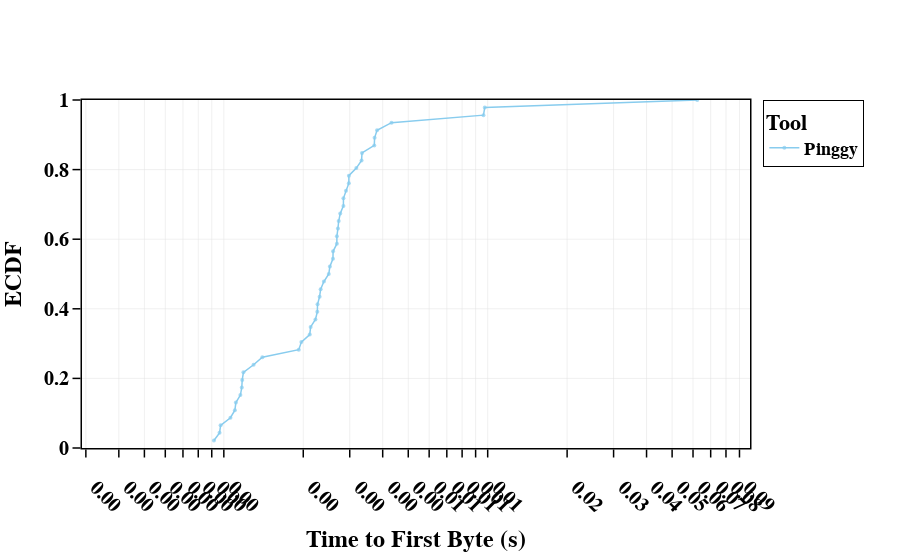
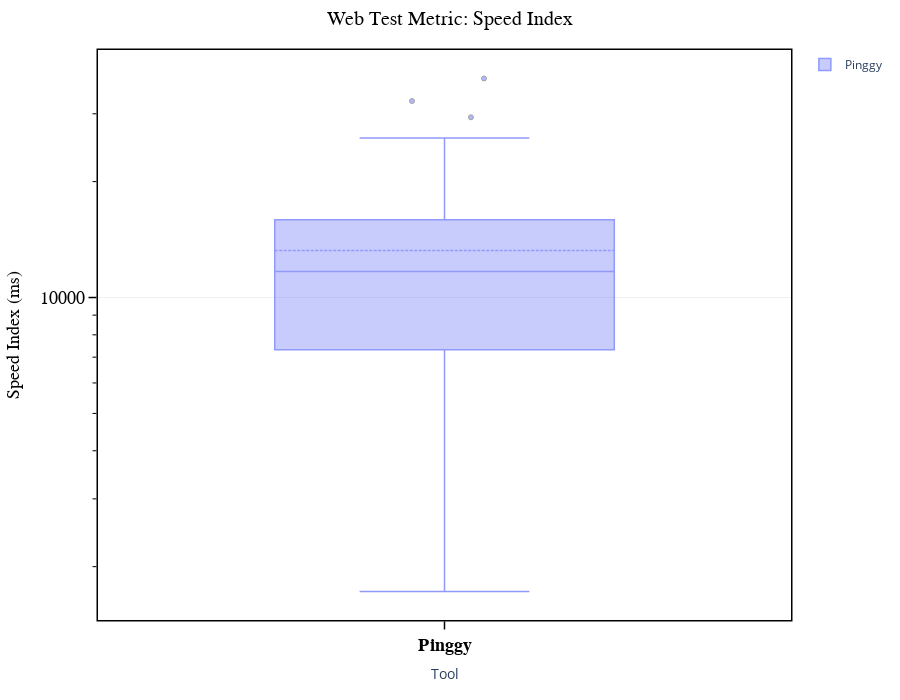
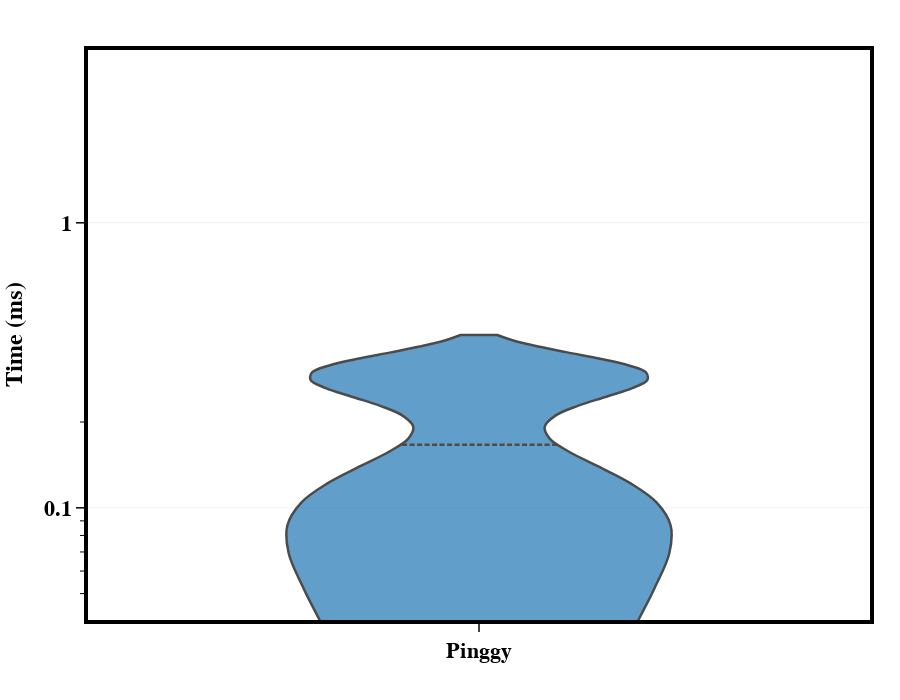
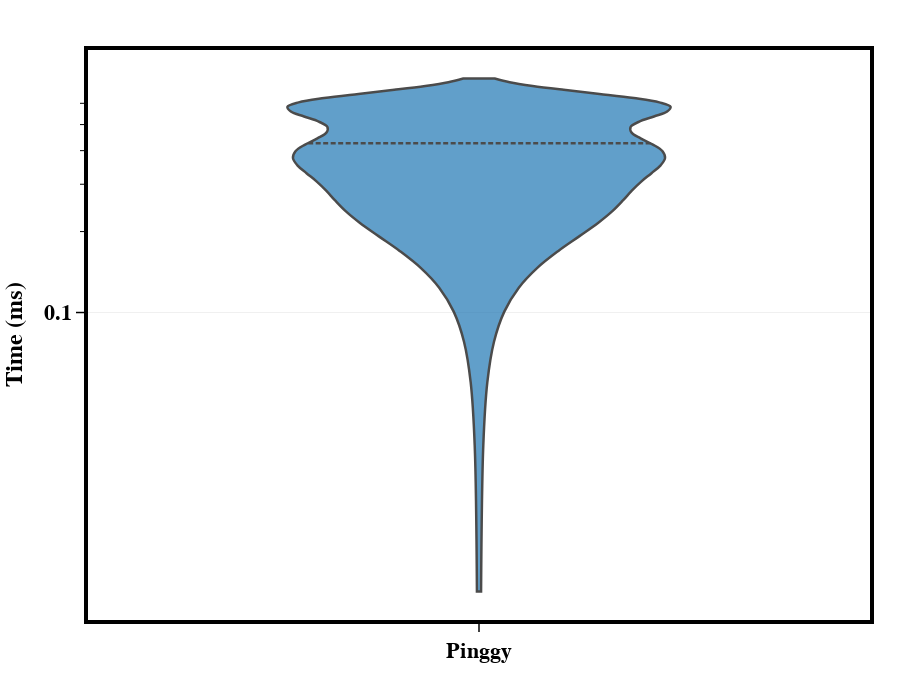

The code cell stored with these charts, in order, in its notebook:
### Markdown cell above
# Plotting Graphs

### Code cell
# Load Data with enhanced handler
folder_path = "analyse_these"
data_by_tool = load_json_files(folder_path)

# Process data if valid JSON was loaded
if data_by_tool:
    success_df, failure_df, web_df = extract_metrics(data_by_tool)
    
    # Generate Web Test Graphs
    if not web_df.empty:
        plot_ttfb_cdf(web_df)
        plot_speed_index(web_df)
        plot_web_test_metrics(web_df)  # Shows FCP/LCP
        plot_curl_playwright_with_connected_medians(web_df)
    else:
        print("No web test data found.")
else:
    print("No valid JSON data found in folder.")

### Figure 1 — Plotly figure (JSON) as saved in the notebook; plotly's stock layout.template omitted (floating-point values rounded to 4 significant figures)
{"data": [{"line": {"color": "rgb(136, 204, 238)", "width": 1.5}, "marker": {"opacity": 0.7, "size": 4}, "mode": "lines+markers", "name": "Pinggy", "showlegend": true, "type": "scatter", "x": [0.0009172, 0.0009631, 0.0009722, 0.001059, 0.001101, 0.001111, 0.001156, 0.00117, 0.001174, 0.001186, 0.001296, 0.0014, 0.001923, 0.001967, 0.002116, 0.002133, 0.002224, 0.002261, 0.002265, 0.002306, 0.002328, 0.002394, 0.002499, 0.002523, 0.002592, 0.002595, 0.002681, 0.002682, 0.002706, 0.002724, 0.002762, 0.002839, 0.00284, 0.002904, 0.002977, 0.002978, 0.003179, 0.003326, 0.00334, 0.003718, 0.003727, 0.003808, 0.00432, 0.009637, 0.009748, 0.06225], "y": [0.02174, 0.04348, 0.06522, 0.08696, 0.1087, 0.1304, 0.1522, 0.1739, 0.1957, 0.2174, 0.2391, 0.2609, 0.2826, 0.3043, 0.3261, 0.3478, 0.3696, 0.3913, 0.413, 0.4348, 0.4565, 0.4783, 0.5, 0.5217, 0.5435, 0.5652, 0.587, 0.6087, 0.6304, 0.6522, 0.6739, 0.6957, 0.7174, 0.7391, 0.7609, 0.7826, 0.8043, 0.8261, 0.8478, 0.8696, 0.8913, 0.913, 0.9348, 0.9565, 0.9783, 1]}], "layout": {"font": {"color": "black", "family": "Arial", "size": 20, "weight": "bold"}, "legend": {"bgcolor": "rgba(255, 255, 255, 0.5)", "bordercolor": "black", "borderwidth": 1, "font": {"color": "black", "family": "Arial", "size": 18, "weight": "bold"}, "title": {"text": "Tool"}, "x": 1.02, "xanchor": "left", "y": 1, "yanchor": "top"}, "margin": {"r": 150}, "paper_bgcolor": "white", "plot_bgcolor": "white", "showlegend": true, "title": {"font": {"color": "black", "family": "Arial", "size": 23, "weight": "bold"}, "text": ""}, "xaxis": {"gridcolor": "#E0E0E0", "gridwidth": 0.5, "linecolor": "black", "linewidth": 1.5, "mirror": true, "range": [-3.538, -1.006], "showgrid": true, "showline": true, "tickangle": 45, "tickcolor": "black", "tickfont": {"color": "black", "family": "Arial", "size": 20, "weight": "bold"}, "tickformat": ".2f", "ticklen": 8, "ticks": "outside", "tickwidth": 1.5, "title": {"text": "Time to First Byte (s)"}, "type": "log", "zeroline": false}, "yaxis": {"gridcolor": "#E0E0E0", "gridwidth": 0.5, "linecolor": "black", "linewidth": 1.5, "mirror": true, "range": [0, 1], "showgrid": true, "showline": true, "tickcolor": "black", "tickfont": {"color": "black", "family": "Arial", "size": 20, "weight": "bold"}, "ticklen": 8, "tickmode": "array", "ticks": "outside", "tickvals": [0, 0.2, 0.4, 0.6, 0.8, 1], "tickwidth": 1.5, "title": {"text": "ECDF"}}}}

### Figure 2 — Plotly figure (JSON) as saved in the notebook; plotly's stock layout.template omitted (floating-point values rounded to 4 significant figures)
{"data": [{"boxmean": true, "boxpoints": "outliers", "jitter": 0.3, "line": {"width": 1.5}, "marker": {"line": {"width": 1}, "opacity": 0.7, "size": 5}, "name": "Pinggy", "opacity": 0.7, "showlegend": true, "type": "box", "whiskerwidth": 0.5, "y": [15220.0, 5840.0, 6395.0, 12380.0, 8491.0, 15070.0, 7639.0, 10860.0, 15540.0, 8868.0, 10960.0, 7213.0, 4360.0, 3246.0, 23720.0, 4343.0, 15770.0, 10280.0, 20080.0, 19610.0, 12260.0, 15830.0, 13590.0, 32390.0, 16240.0, 16010.0, 15660.0, 11540.0, 6801.0, 29380.0, 37050.0, 12100.0, 7644.0, 3879.0, 11680.0, 1724.0, 15950.0, 25850.0, 7044.0, 4195.0, 9985.0, 10680.0, 25950.0]}], "layout": {"height": 700, "margin": {"b": 80, "l": 80, "r": 30, "t": 50}, "paper_bgcolor": "white", "plot_bgcolor": "white", "showlegend": true, "title": {"font": {"color": "black", "family": "Arial", "size": 20}, "text": "Web Test Metric: Speed Index", "x": 0.5}, "width": 900, "xaxis": {"categoryorder": "trace", "linecolor": "black", "linewidth": 1.5, "mirror": true, "showgrid": false, "showline": true, "tickcolor": "black", "tickfont": {"color": "black", "family": "Arial", "size": 18, "weight": "bold"}, "ticklen": 8, "ticks": "outside", "tickwidth": 1.5, "title": {"text": "Tool"}, "zeroline": false}, "yaxis": {"exponentformat": "e", "gridcolor": "#E0E0E0", "gridwidth": 0.5, "linecolor": "black", "linewidth": 1.5, "minor": {"showgrid": false, "tickcolor": "black", "ticklen": 4, "tickvals": [2000, 3000, 4000, 5000, 6000, 7000, 8000, 9000, 20000, 30000], "tickwidth": 1}, "mirror": true, "showgrid": true, "showline": true, "tickcolor": "black", "tickfont": {"color": "black", "family": "Arial", "size": 18}, "ticklen": 8, "ticks": "outside", "ticktext": ["1000", "10000", "100000"], "tickvals": [1000, 10000, 100000], "tickwidth": 1.5, "title": {"font": {"color": "black", "family": "Arial", "size": 18}, "standoff": 15, "text": "Speed Index (ms)"}, "type": "log", "zeroline": false}}}

### Figure 3 — Plotly figure (JSON) as saved in the notebook; plotly's stock layout.template omitted (floating-point values rounded to 4 significant figures)
{"data": [{"fillcolor": "#1f77b4", "line": {"color": "black", "width": 2.5}, "meanline": {"visible": true}, "name": "Pinggy", "opacity": 0.7, "showlegend": false, "type": "violin", "y": [0.2899, 0.08324, 0.289, 0.2886, 0.03363, 0.2913, 0.2904, 0.2838, 0.1003, 0.09911, 0.2867, 0.2862, 0.2919, 0.07714, 0.2831, 0.087, 0.08638, 0.2898, 0.0324, 0.2879, 0.287, 0.2939, 0.07965, 0.2912, 0.08838, 0.2947, 0.2901, 0.09878, 0.0867, 0.2857, 0.2857, 0.004066, 0.09399, 0.08814, 0.08722, 0.03161, 0.1002, 0.1026, 0.0827, 0.08918, 0.09352, 0.002294, 0.2842, 0.002443, 0.07916, 0.07698]}], "layout": {"height": 700, "margin": {"b": 80, "l": 80, "r": 30, "t": 50}, "paper_bgcolor": "white", "plot_bgcolor": "white", "showlegend": false, "width": 900, "xaxis": {"categoryorder": "trace", "linecolor": "black", "linewidth": 4, "mirror": true, "showgrid": false, "showline": true, "tickcolor": "black", "tickfont": {"color": "black", "family": "Arial", "size": 22, "weight": "bold"}, "ticklen": 8, "ticks": "outside", "tickwidth": 1.5, "zeroline": false}, "yaxis": {"exponentformat": "e", "gridcolor": "#E0E0E0", "gridwidth": 0.5, "linecolor": "black", "linewidth": 4, "minor": {"showgrid": false, "tickcolor": "black", "ticklen": 4, "tickvals": [0.003, 0.004, 0.005, 0.006, 0.007, 0.008, 0.009, 0.02, 0.03, 0.04, 0.05, 0.06, 0.07, 0.08, 0.09, 0.2], "tickwidth": 1}, "mirror": true, "showgrid": true, "showline": true, "tickcolor": "black", "tickfont": {"color": "black", "family": "Arial", "size": 22, "weight": "bold"}, "ticklen": 8, "ticks": "outside", "ticktext": ["0.001", "0.01", "0.1", "1"], "tickvals": [0.001, 0.01, 0.1, 1], "tickwidth": 1.5, "title": {"font": {"color": "black", "family": "Arial", "size": 24, "weight": "bold"}, "standoff": 15, "text": "Time (ms)"}, "type": "log", "zeroline": false}}}

### Figure 4 — Plotly figure (JSON) as saved in the notebook; plotly's stock layout.template omitted (floating-point values rounded to 4 significant figures)
{"data": [{"fillcolor": "#1f77b4", "line": {"color": "black", "width": 2.5}, "meanline": {"visible": true}, "name": "Pinggy", "opacity": 0.7, "showlegend": false, "type": "violin", "y": [0.5851, 0.223, 0.5859, 0.5834, 0.3268, 0.5899, 0.4375, 0.5912, 0.3866, 0.3908, 0.5866, 0.6018, 0.4373, 0.2328, 0.5769, 0.3718, 0.2303, 0.5877, 0.3393, 0.5815, 0.585, 0.5898, 0.3689, 0.5961, 0.3812, 0.5902, 0.5888, 0.3942, 0.2351, 0.5674, 0.4368, 0.4368, 0.2452, 0.2321, 0.232, 0.483, 0.2471, 0.3831, 0.3748, 0.387, 0.3812, 0.1494, 0.5772, 0.2852, 0.2219, 0.3686]}], "layout": {"height": 700, "margin": {"b": 80, "l": 80, "r": 30, "t": 50}, "paper_bgcolor": "white", "plot_bgcolor": "white", "showlegend": false, "width": 900, "xaxis": {"categoryorder": "trace", "linecolor": "black", "linewidth": 4, "mirror": true, "showgrid": false, "showline": true, "tickcolor": "black", "tickfont": {"color": "black", "family": "Arial", "size": 22, "weight": "bold"}, "ticklen": 8, "ticks": "outside", "tickwidth": 1.5, "zeroline": false}, "yaxis": {"exponentformat": "e", "gridcolor": "#E0E0E0", "gridwidth": 0.5, "linecolor": "black", "linewidth": 4, "minor": {"showgrid": false, "tickcolor": "black", "ticklen": 4, "tickvals": [0.2, 0.3, 0.4, 0.5, 0.6], "tickwidth": 1}, "mirror": true, "showgrid": true, "showline": true, "tickcolor": "black", "tickfont": {"color": "black", "family": "Arial", "size": 22, "weight": "bold"}, "ticklen": 8, "ticks": "outside", "ticktext": ["0.1", "1"], "tickvals": [0.1, 1], "tickwidth": 1.5, "title": {"font": {"color": "black", "family": "Arial", "size": 24, "weight": "bold"}, "standoff": 15, "text": "Time (ms)"}, "type": "log", "zeroline": false}}}
